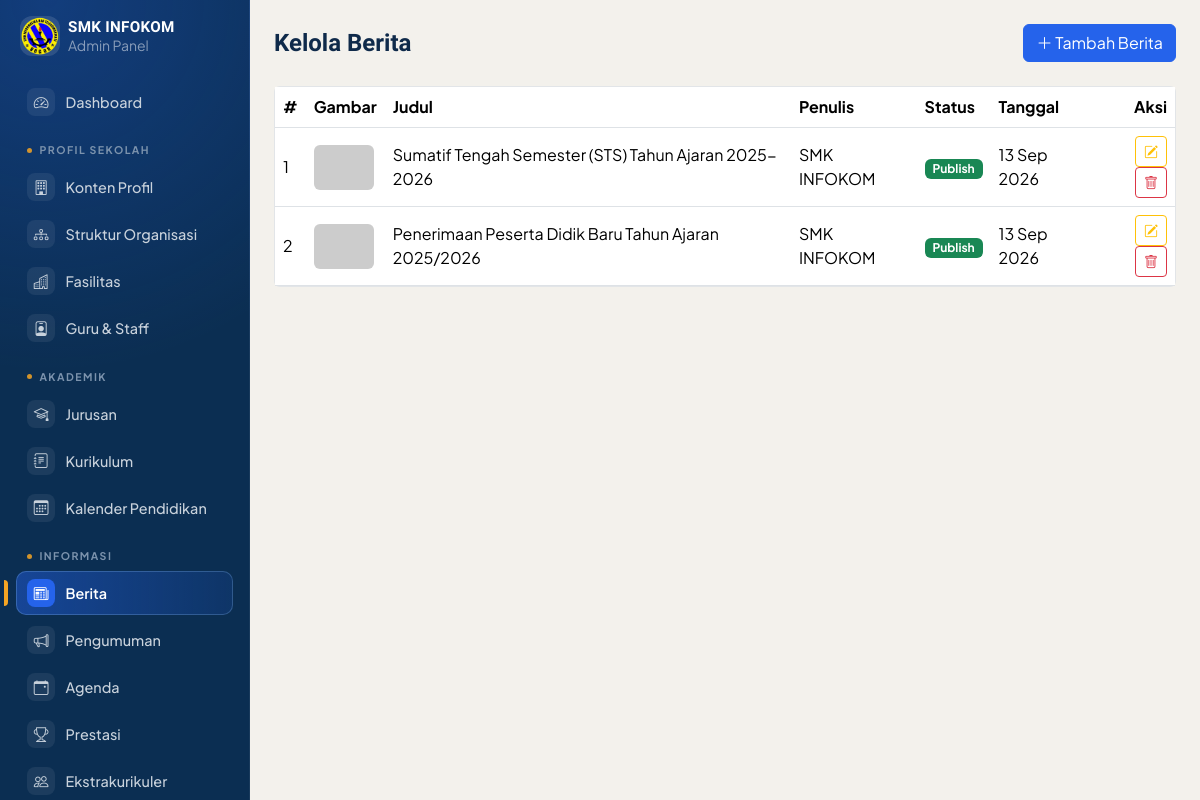
Before: /admin/berita/list.php (signed in) with the older database file.
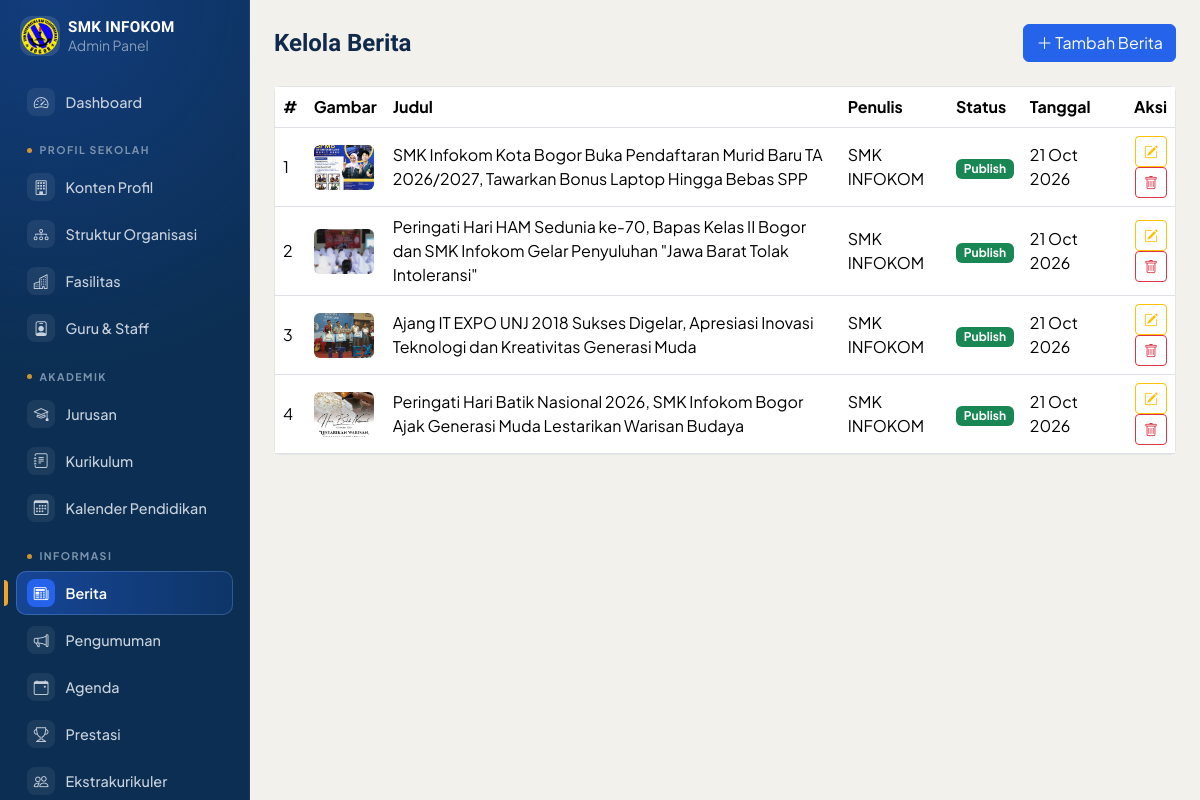
After: the same page with the newer database file.
### tables this page shows
CREATE TABLE `berita` (
  `id` int NOT NULL,
  `judul` varchar(200) NOT NULL,
  `slug` varchar(220) NOT NULL,
  `gambar` varchar(255) DEFAULT NULL,
  `konten` text NOT NULL,
  `penulis` varchar(100) DEFAULT 'Admin',
  `status` enum('draft','publish') NOT NULL DEFAULT 'publish',
  `created_at` timestamp NOT NULL DEFAULT CURRENT_TIMESTAMP,
  `updated_at` timestamp NOT NULL DEFAULT CURRENT_TIMESTAMP ON UPDATE CURRENT_TIMESTAMP
);

### admin/berita/list.php (the view, shortened to what this page needs)
<?php
require_once __DIR__ . '/../../includes/koneksi.php';
$berita = $pdo->query("SELECT * FROM berita ORDER BY created_at DESC")->fetchAll();
require_once __DIR__ . '/../includes/top.php';
?>
<div class="d-flex justify-content-between align-items-center mb-4">
  <h4 class="mb-0">Kelola Berita</h4>
  <a href="tambah.php" class="btn btn-primary text-white"><i class="bi bi-plus-lg"></i> Tambah Berita</a>
</div>
<div class="card card-admin">
  <div class="table-responsive">
    <table class="table table-hover align-middle mb-0">
      <thead>
        <tr>
          <th>#</th><th>Gambar</th><th>Judul</th><th>Penulis</th><th>Status</th><th>Tanggal</th><th class="text-end">Aksi</th>
        </tr>
      </thead>
      <tbody>
        <?php foreach ($berita as $i => $b): ?>
        <tr>
          <td><?= $i + 1 ?></td>
          <td>
            <img src="../../uploads/berita/<?= htmlspecialchars($b['gambar'] ?: 'default.jpg') ?>"
                 width="60" height="45" style="object-fit:cover;border-radius:6px;"
                 onerror="this.src='https://placehold.co/60x45'">
          </td>
          <td><?= htmlspecialchars($b['judul']) ?></td>
          <td><?= htmlspecialchars($b['penulis']) ?></td>
          <td>
            <span class="badge <?= $b['status']==='publish' ? 'bg-success' : 'bg-secondary' ?>">
              <?= htmlspecialchars(ucfirst($b['status'])) ?>
            </span>
          </td>
          <td><?= date('d M Y', strtotime($b['created_at'])) ?></td>
          <td class="text-end">
            <a href="edit.php?id=<?= $b['id'] ?>" class="btn btn-sm btn-outline-warning"><i class="bi bi-pencil-square"></i></a>
            <a href="hapus.php?id=<?= $b['id'] ?>" class="btn btn-sm btn-outline-danger"
               onclick="return confirm('Yakin ingin menghapus berita ini?');"><i class="bi bi-trash"></i></a>
          </td>
        </tr>
        <?php endforeach; ?>
      </tbody>
    </table>
  </div>
</div>
<?php require_once __DIR__ . '/../includes/bottom.php'; ?>

Changed rows visible on the page:
removed berita: judul "Sumatif Tengah Semester (STS) Tahun Ajaran 2025-2026", penulis "SMK INFOKOM", status "Publish", created_at "13 Sep 2026"
removed berita: judul "Penerimaan Peserta Didik Baru Tahun Ajaran 2025/2026", penulis "SMK INFOKOM", status "Publish", created_at "13 Sep 2026"
added berita: gambar (picture), judul "SMK Infokom Kota Bogor Buka Pendaftaran Murid Baru TA 2026/2027, Tawarkan Bonus Laptop Hingga Bebas SPP", penulis "SMK INFOKOM", status "Publish", created_at "21 Oct 2026"
added berita: gambar (picture), judul "Peringati Hari HAM Sedunia ke-70, Bapas Kelas II Bogor dan SMK Infokom Gelar Penyuluhan \"Jawa Barat Tolak Intoleransi\"", penulis "SMK INFOKOM", status "Publish", created_at "21 Oct 2026"
added berita: gambar (picture), judul "Ajang IT EXPO UNJ 2018 Sukses Digelar, Apresiasi Inovasi Teknologi dan Kreativitas Generasi Muda", penulis "SMK INFOKOM", status "Publish", created_at "21 Oct 2026"
added berita: gambar (picture), judul "Peringati Hari Batik Nasional 2026, SMK Infokom Bogor Ajak Generasi Muda Lestarikan Warisan Budaya", penulis "SMK INFOKOM", status "Publish", created_at "21 Oct 2026"
